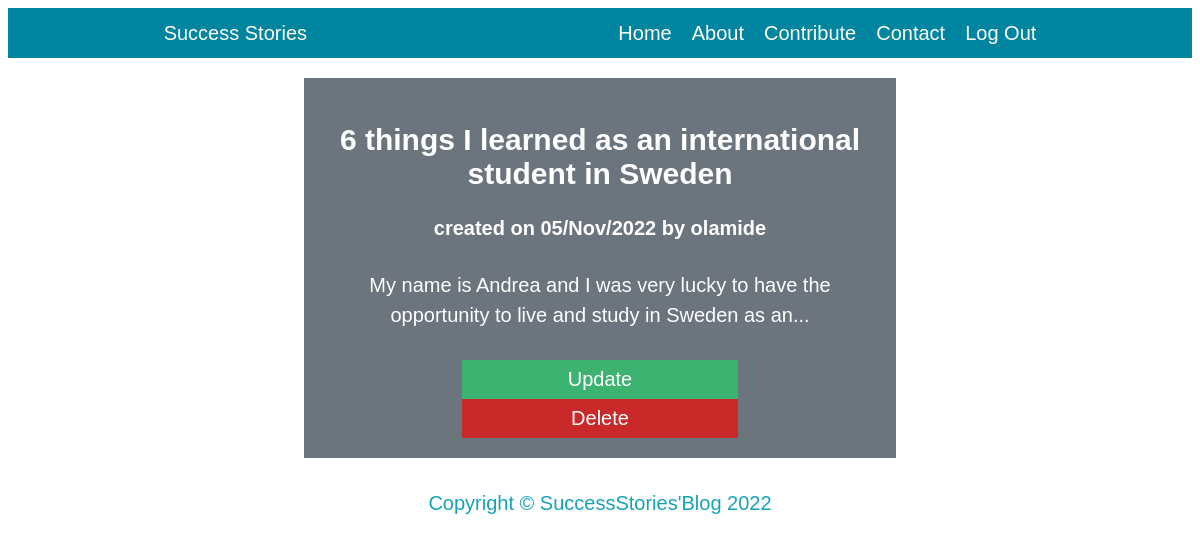
Screenshot of /post/6/ (signed in) with the database file from the repository.
### app.py (models this page shows, shortened)
class Post(db.Model):
    __tablename__ = "posts"
    id = db.Column(db.Integer, primary_key=True)
    title = db.Column(db.String(80), nullable=False)
    content = db.Column(db.String, nullable=False)
    created_on = db.Column(db.DateTime, default=datetime.now())
    user_id = db.Column(db.Integer, db.ForeignKey("users.id"), unique=False, nullable=False)
    author = db.Column(db.String, nullable=False)
    created_by = db.relationship("User", back_populates="post_by")

### app.py (the view)
@app.route('/post/<int:id>/')
def post(id):
    post = Post.query.get_or_404(id)
    context = {
        "post": post
    }
    return render_template('post.html', **context)

### app.py (called while the page is built)
@login_manager.user_loader
def user_loader(id):
    return User.query.get(int(id))

### templates/post.html
{% extends 'layout.html' %} {% block content %}
<div style="background-color:#6c757d;color:white;padding:20px;">
    <h2>{{post.title}}</h2>
    <h4>created on {{post.created_on.strftime('%d/%b/%Y')}}  by {{post.author}}</h4>
    <p>{{post.content}}</p>
    {% if current_user.id == post.user_id %}
<a class="Updatebutton" href="/edit/{{post.id}}/">Update</a>
<a class="Deletebutton" href="/delete/{{post.id}}/">Delete</a>
  </div>
{% endif %} {% endblock content %}

### static/css/clean-blog.css (style rules this page uses)
* { font-family: Arial, Helvetica, sans-serif; box-sizing: border-box; }
body { font-size:20px; color:#212529; text-align: center; font-family:Lora,'Times New Roman',serif, }
a { text-decoration: none; color: #17a2b8; }
.Deletebutton { border: none; outline: 0; display: inline-block; padding: 8px; color: white; background-color: rgb(202, 41, 41); cursor: pointer; width: 50%; }
.Updatebutton { border: none; outline: 0; display: inline-block; padding: 8px; color: white; background-color: MediumSeaGreen; text-align: center; cursor: pointer; width: 50%; }
p { line-height:1.5;margin:30px 0 }

### rows the page displays
Post: title "6 things I learned as an international student in Sweden", created_on "05/Nov/2022", author "olamide", content "My name is Andrea and I was very lucky to have the opportunity to live and study in Sweden as an..."
